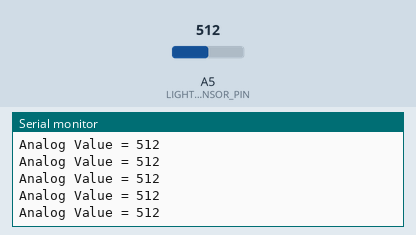
The sketch below on a simulated Arduino Uno, built with avr-gcc and run on an emulated ATmega328P. On the bench: the last lines printed to the serial monitor. The inputs (shaded band) are chosen by the test bench; at power-on: A5 (LIGHT_SENSOR_PIN) = 512.

Above: at 1.2 s.
1.3 s: A5 (LIGHT_SENSOR_PIN) set to 109
At 2.4 s:
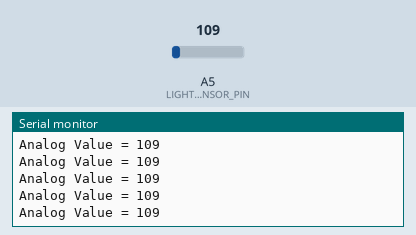
2.8 s: A5 (LIGHT_SENSOR_PIN) set to 94
At 3.9 s:
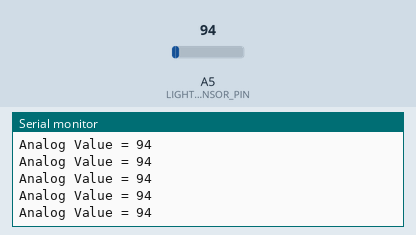
11.8 s: A5 (LIGHT_SENSOR_PIN) set to 8
At 12.5 s:
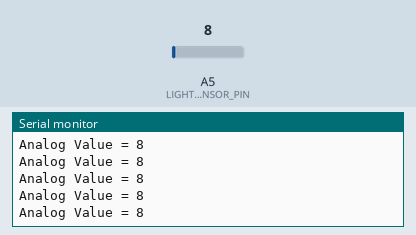
13.3 s: A5 (LIGHT_SENSOR_PIN) set to 11
At 14.4 s:
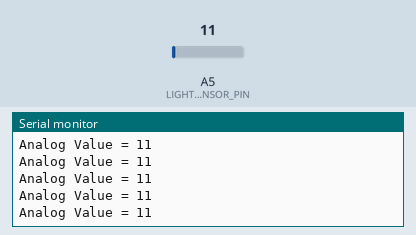
Timing chart, 0 to 15.8 s (numbered marks = the images above; inputs shaded):
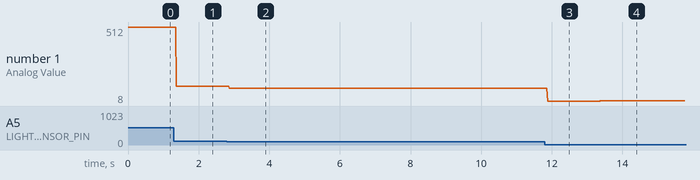

Measured:
- after the input at 1.3 s, the serial monitor: prints a new line after 0.07 s (image 1)
- after the input at 2.8 s, the serial monitor: prints a new line after 0.07 s (image 2)
- after the input at 11.8 s, the serial monitor: prints a new line after 0.08 s (image 3)
- after the input at 13.3 s, the serial monitor: prints a new line after 0.08 s (image 4)
- plotted number 1: 512 → 109 after the input at 1.3 s, 109 → 94 after the input at 2.8 s, 94 → 8 after the input at 11.8 s, 8 → 11 after the input at 13.3 s

The sketch:

latihan_A.ino
```cpp
#define LIGHT_SENSOR_PIN 19

void setup() {
  Serial.begin(9600);

}

void loop() {


  int analogValue = analogRead(LIGHT_SENSOR_PIN);
  Serial.print("Analog Value = ");
  Serial.print(analogValue);
  Serial.println("");

}
```
